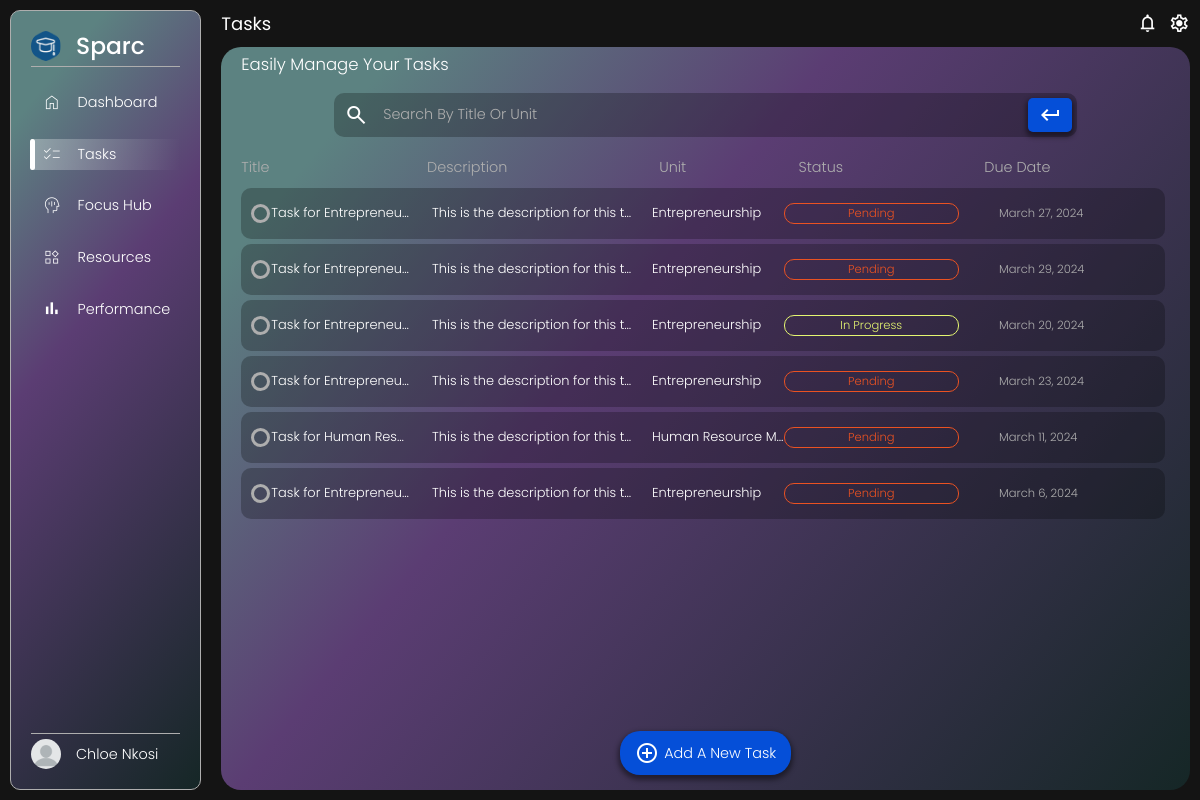
The page /tasks/ (signed in) on the database as committed earlier.
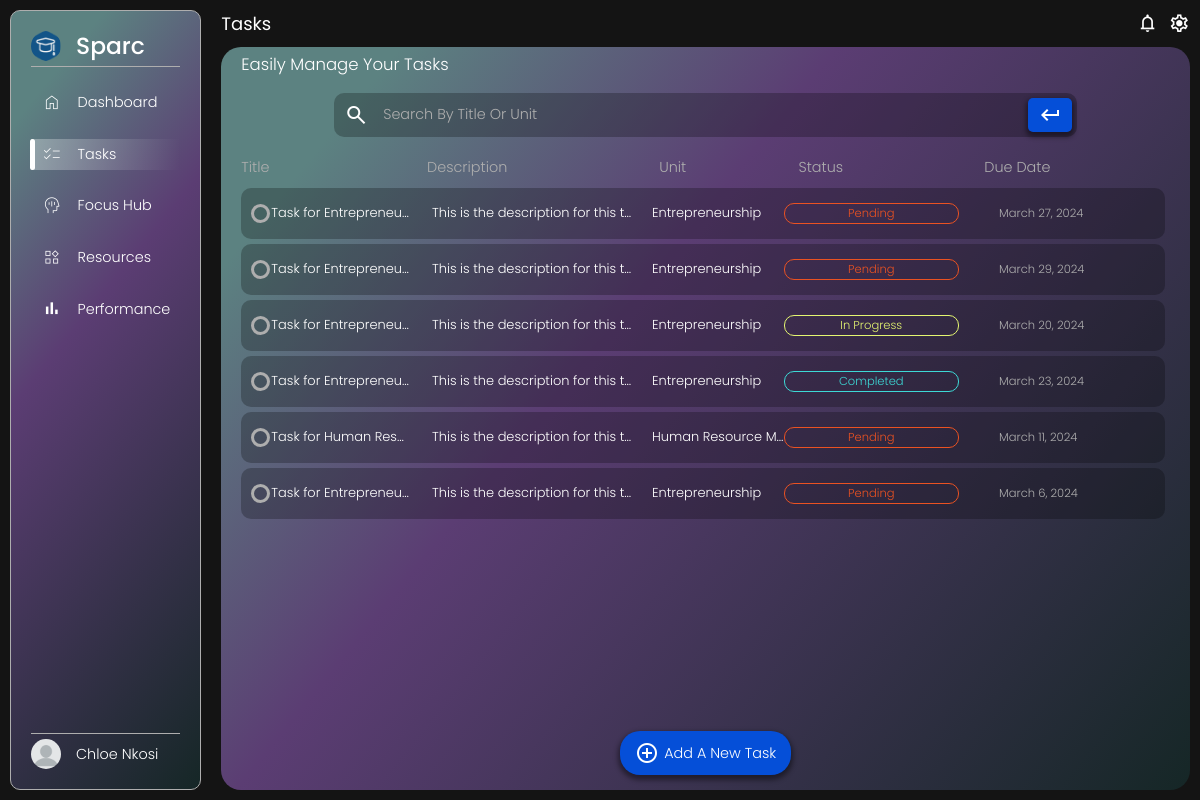
The same page on the database as committed later.
### main/models.py (models this page shows)
class CustomUser(AbstractUser):
    username = None
    email = models.EmailField(_("email address"), unique=True)
    reg_number = models.CharField(max_length=20, unique=True, primary_key=True)
    course = models.ForeignKey(Course, on_delete=models.CASCADE, default="C025")
    year = models.IntegerField(default=1)
    semester = models.IntegerField(default=1)
    focus_period = models.IntegerField(default=25) #in minutes
    break_duration = models.IntegerField(default=5) #in minutes
    daily_goal = models.IntegerField(default=4) #in hours
    streak = models.IntegerField(default=0)
    USERNAME_FIELD = "email"
    REQUIRED_FIELDS = []
    objects = CustomUserManager()

class Task(models.Model):
    title = models.CharField(max_length=100)
    user = models.ForeignKey(CustomUser, on_delete=models.CASCADE)
    description = models.TextField()
    unit = models.ForeignKey(Unit, on_delete=models.CASCADE)
    status = models.CharField(max_length=20, default='Pending')
    created_at = models.DateTimeField(auto_now_add=True)
    due_date = models.DateField()

class Unit(models.Model):
    code = models.CharField(primary_key=True, unique=True, max_length=50)
    name = models.CharField(max_length=250)
    course = models.ForeignKey(Course, on_delete=models.CASCADE)
    year = models.IntegerField()
    semester = models.IntegerField()
    outline = models.TextField(null=True)

### main/views.py (the view, shortened to what this page needs)
# urls.py: path("tasks/", views.tasks, name="tasks"),
@login_required(login_url='login/')
def tasks(request):
    user = request.user
    search_form = TaskSearchForm()
    create_form = TaskCreationForm(user=request.user)
    task_status_form = TaskStatusForm()
    tasks = Task.objects.filter(user=user.reg_number).order_by('-created_at')
    context = {
        'tasks': tasks,
        'search_form': search_form,
        'create_form': create_form,
        'task_status_form': task_status_form,
    }
    return render(request, 'main/tasks.html', context)

### main/forms.py
class TaskSearchForm(forms.Form):
    search_term = forms.CharField(label='Search by title or unit')

class TaskCreationForm(forms.ModelForm):
    title = forms.CharField(max_length=30)
    description = forms.TextInput()
    due_date = forms.DateField(widget=forms.DateInput(attrs={'type': 'date', 'placeholder': 'Your Custom Placeholder'}))
    def __init__(self, user, *args, **kwargs):
        super(TaskCreationForm, self).__init__(*args, **kwargs)
        self.fields['unit'].queryset = Unit.objects.filter(course=user.course, year=user.year, semester=user.semester)
        self.fields['unit'].empty_label = "Select"
    class Meta:
        model = Task
        fields = ('title', 'description', 'unit', 'due_date',)

### templates/main/tasks.html (shortened to what this page needs)
{% extends "main/base.html" %}
{% load static %}
{% block page_name %}
Tasks
{% endblock page_name %}
{% block content %}
<div class="tasks-content content">
    <h4>easily manage your tasks</h4>
    <form id="task_search_form" action="{% url 'tasks' %}" method="post">
        <span class="material-symbols-outlined">search</span>
        <input type="text" name="search_term" required="" id="id_search_term" placeholder="search by title or unit">
        <button type="submit" name="search_form_submit">
            <span class="material-symbols-outlined">keyboard_return</span>
        </button>
    </form>
    <div class="table">
        <div class="heading_row row-flex">
            <p class="header">title</p>
            <p class="header" style="width: 25%;">description</p>
            <p class="header" style="width: 15%;">unit</p>
            <p class="header">status</p>
            <p class="header">due date</p>
        </div>
        <div class="list">
            {% for task in tasks %}
            <div class="task row-flex">
                <div class="title">
                    <p title="{{task.title}}">{{ task.title }}</p>
                </div>
                <p class="description">{{ task.description }}</p>
                <p class="unit">{{ task.unit.name }}</p>
                <p class="status {{ task.status|lower }}" onclick="showForm('{{ task.id }}')"
                    title="Click to view more options">{{ task.status }}</p>
                <p class="due_date">{{ task.due_date }}</p>
            </div>
            {% endfor %}
            <div class="invisible_task task"></div>
        </div>
    </div>
    <button id="add_task_button">
        <span class="material-symbols-outlined">add_circle</span>
        <p>add a new task</p>
    </button>
</div>
{% endblock content %}

### templates/main/base.html (shortened to what this page needs)
{% load static %}
<!DOCTYPE html>
<html lang="en">
<head>
    <link rel="stylesheet" href="{% static 'styles/base.css' %}">
</head>
<body>
    <div class="sidebar">
        <div class="top">
            <a href="{% url 'dashboard' %}" class="menu-item">
                <img src="{% static 'images/logo.png' %}" alt="Logo">
                <h2>sparc</h2>
            </a>
        </div>
        <nav>
            <a href="{% url 'dashboard' %}" class="menu-item">
                <span class="material-symbols-outlined">home</span>
                <p>dashboard</p>
            </a>
            <a href="{% url 'tasks' %}" class="menu-item">
                <span class="material-symbols-outlined">checklist</span>
                <p>tasks</p>
            </a>
            <a href="{% url 'focus-hub' %}" class="menu-item">
                <span class="material-symbols-outlined">mindfulness</span>
                <p>focus hub</p>
            </a>
            <a href="{% url 'resources' %}" class="menu-item">
                <span class="material-symbols-outlined">widgets</span>
                <p>resources</p>
            </a>
            <a href="{% url 'performance' %}" class="menu-item">
                <span class="material-symbols-outlined">bar_chart</span>
                <p>performance</p>
            </a>
        </nav>
        <div class="bottom">
            <div title="{{ user.reg_number }}" class="menu-item profile-button">
                <img src="{% static 'images/profile_pic.webp' %}" alt="profile photo">
                <p>{{ user.first_name }} {{ user.last_name }}</p>
            </div>
        </div>
    </div>
    <main>
        <header>
            <h3>{% block page_name %}{% endblock page_name %}</h3>
            <div class="icons">
                <span class="material-symbols-outlined notifications">notifications</span>
                <span class="material-symbols-outlined" id="settings_icon">settings</span>
            </div>
        </header>
        {% block content %}{% endblock content %}
    </main>
</body>
</html>

Rows that differ between the two databases and show on the page:
changed Task: status "Pending" → "Completed"
